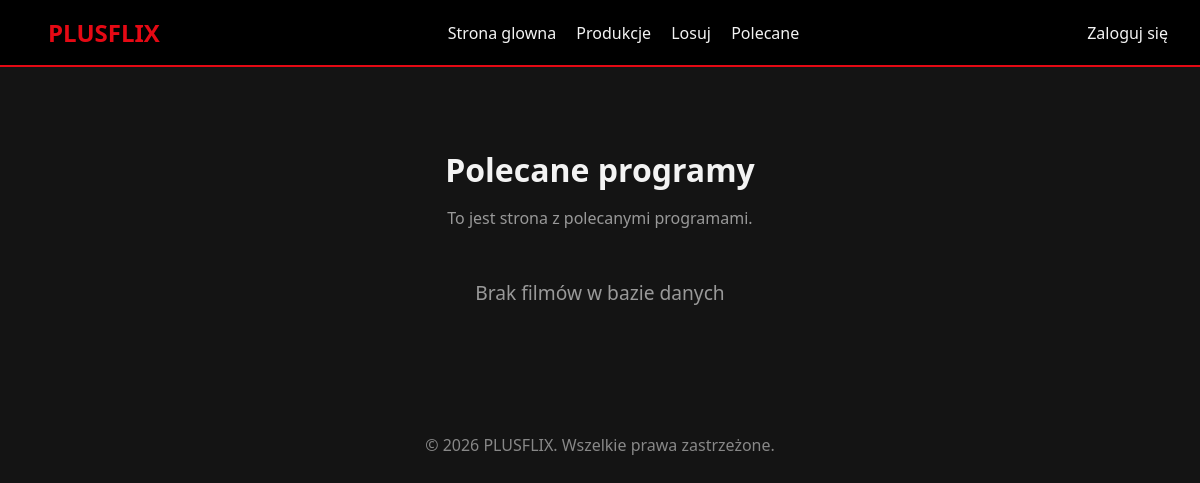
The page /recommended on the database as committed earlier.
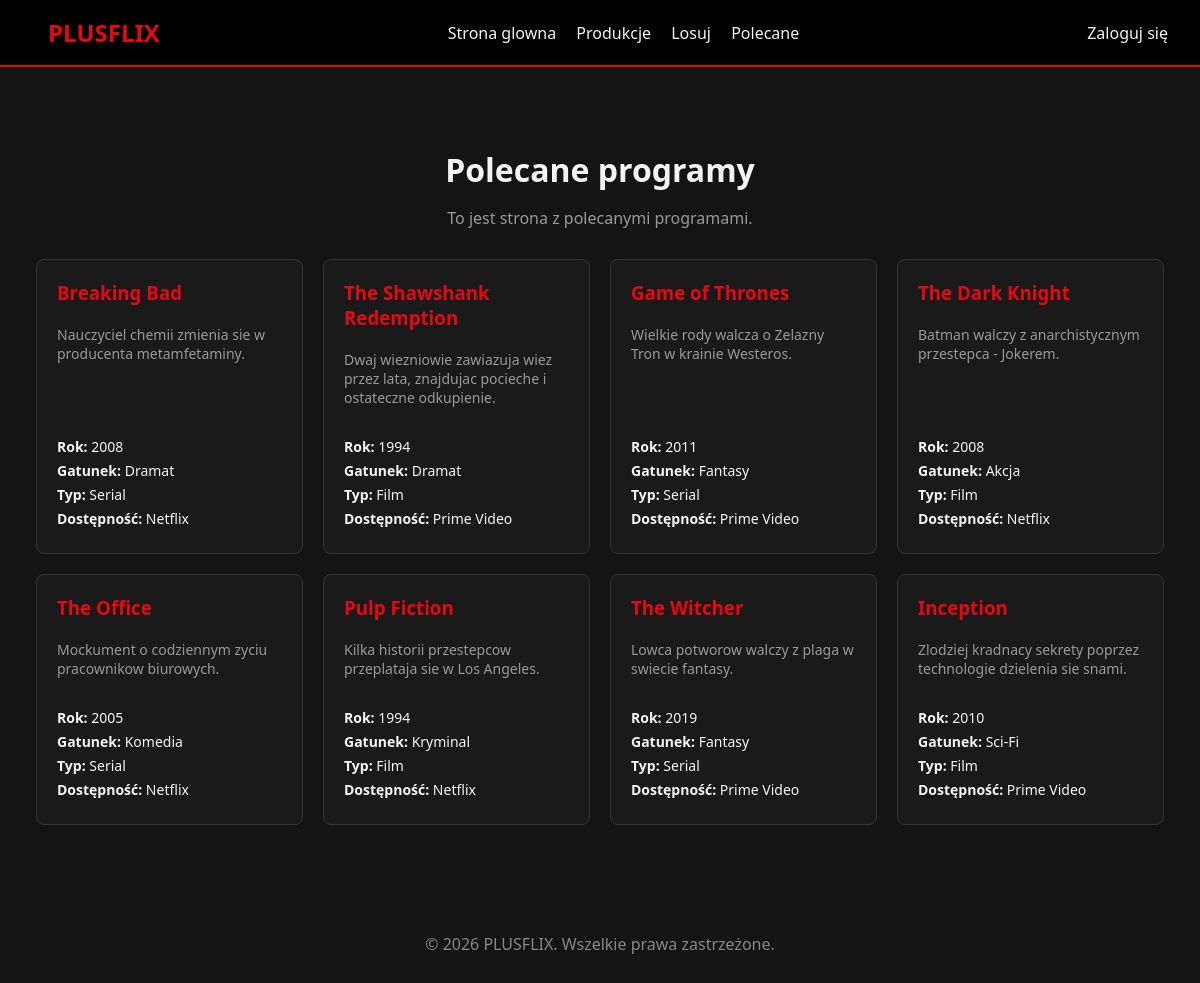
The same page on the database as committed later.
### tables this page shows
CREATE TABLE IF NOT EXISTS productions (
    id INT AUTO_INCREMENT PRIMARY KEY,
    title VARCHAR(255) NOT NULL,
    type VARCHAR(50) NOT NULL,
    genre_id INT,
    description TEXT,
    streaming_platforms_id INT,
    year INT,
    rating DECIMAL(3,1),
    created_at TIMESTAMP DEFAULT CURRENT_TIMESTAMP,
    FOREIGN KEY (genre_id) REFERENCES genres(id),
    FOREIGN KEY (streaming_platforms_id) REFERENCES streaming_platforms(id)
    );

CREATE TABLE IF NOT EXISTS genres (
    id INT AUTO_INCREMENT PRIMARY KEY,
    name VARCHAR(100) NOT NULL UNIQUE
);

CREATE TABLE IF NOT EXISTS streaming_platforms (
    id INT AUTO_INCREMENT PRIMARY KEY,
    name VARCHAR(100) NOT NULL,
    price DECIMAL(10,2),
    offer TEXT
    );

### app/Controllers/Recommended.php (called while the page is built, shortened)
<?php
class Recommended extends Controller {
    private $recommendedModel;
    public function __construct() {
        $this->recommendedModel = $this->model('Recommended');
    }
    public function index(): void {
        $recommended = $this->recommendedModel->getAllMovies();
        $data = [
            'title' => 'Polecane programy',
            'description' => 'To jest strona z polecanymi programami.',
            'series' => $recommended
        ];
        $this->view('pages/recommended', $data);
    }
}
?>

### core/Router.php (called while the page is built, shortened)
<?php
class Router {
    protected string $currentMethod = 'index';
    public function __construct() {
        $url = $this->getUrl();
        if ($url && strtolower($url[0]) === 'detail') {
            $this->currentController = 'App\\Controllers\\Pages';
            $this->currentMethod = 'detail';
            unset($url[0]);
        } elseif ($url && file_exists('../app/Controllers/' . ucwords($url[0]) . '.php')) {
            unset($url[0]);
        }
        $this->currentController = new $this->currentController;
        $this->params = $url ? array_values($url) : [];
        call_user_func_array([$this->currentController, $this->currentMethod], $this->params);
    }
    public function getUrl(): ?array {
        if (isset($_GET['url'])) {
            $url = rtrim($_GET['url'], '/');
            $url = filter_var($url, FILTER_SANITIZE_URL);
            return explode('/', $url);
        }
        return null;
    }
}

### public/index.php (called while the page is built, shortened)
<?php
spl_autoload_register(function($className) {
    $className = str_replace('\\', '/', $className);
    $file = '../' . $className . '.php';
});
$init = new Router();

### core/Database.php (called while the page is built, shortened)
<?php
class Database {
    private string $host = DB_HOST;
    private string $user = DB_USER;
    private string $pass = DB_PASS;
    private string $dbname = DB_NAME;
    private ?PDO $dbh = null;
    private $stmt;
    public function __construct() {
        $dsn = 'mysql:host=' . $this->host . ';dbname=' . $this->dbname;
        $options = [
            PDO::ATTR_PERSISTENT => true,
            PDO::ATTR_ERRMODE => PDO::ERRMODE_EXCEPTION,
            PDO::ATTR_DEFAULT_FETCH_MODE => PDO::FETCH_OBJ
        ];
        try {
            $this->dbh = new PDO($dsn, $this->user, $this->pass, $options);
        } catch (PDOException $e) {
            $this->error = $e->getMessage();
            echo "Błąd połączenia: " . $this->error;
        }
    }
    public function query(string $sql): void {
        $this->stmt = $this->dbh->prepare($sql);
    }
    public function execute(): bool {
        return $this->stmt->execute();
    }
    public function resultSet(): array {
        $this->execute();
        return $this->stmt->fetchAll();
    }
}

### app/Models/Recommended.php (called while the page is built, shortened)
<?php
class Recommended {
    private Database $db;
    public function __construct(Database $db) {
        $this->db = $db;
    }
    public function getAllMovies() {
        $this->db->query('SELECT id FROM productions');
        $movies = $this->db->resultSet();
        $this->db->query('SELECT p.*, g.name as genre, sp.name as streaming_platforms FROM productions p LEFT JOIN genres g ON p.genre_id = g.id LEFT JOIN streaming_platforms sp ON p.streaming_platforms_id = sp.id ORDER BY p.watchlist_count DESC, p.rating DESC, p.year DESC LIMIT 8');
        return $this->db->resultSet();
    }
}
?>

### app/Views/pages/recommended.php (the view, shortened to what this page needs)
<div class="page-container">
    <h1 class="page-title"><?php echo isset($title) ? htmlspecialchars($title) : ''; ?></h1>
    <p class="page-description"><?php echo isset($description) ? htmlspecialchars($description) : ''; ?></p>
    <?php if (empty($series)): ?>
        <p class="no-results">Brak filmów w bazie danych</p>
    <?php else: ?>
        <div class="movies-grid">
            <?php foreach($series as $item): ?>
                <a href="<?php echo URLROOT; ?>/pages/detail/<?php echo $item->id; ?>" class="movie-card-link">
                    <div class="movie-card">
                        <h3 class="movie-title"><?php echo $item->title; ?></h3>
                        <p class="movie-description"><?php echo $item->description; ?></p>
                        <div class="movie-details">
                            <p><strong>Rok:</strong> <?php echo $item->year; ?></p>
                            <p><strong>Gatunek:</strong> <?php echo $item->genre; ?></p>
                            <p><strong>Typ:</strong> <?php echo $item->type; ?></p>
                            <p><strong>Dostępność:</strong> <?php echo $item->streaming_platforms; ?></p>
                        </div>
                    </div>
                </a>
            <?php endforeach; ?>
        </div>
    <?php endif; ?>
</div>

Rows that differ between the two databases and show on the page:
added productions: title "Breaking Bad", description "Nauczyciel chemii zmienia sie w producenta metamfetaminy.", year "2008", genre.name "Dramat", type "Serial", streaming_platforms.name "Netflix"
added productions: title "The Shawshank Redemption", description "Dwaj wiezniowie zawiazuja wiez przez lata, znajdujac pocieche i ostateczne odkupienie.", year "1994", genre.name "Dramat", type "Film", streaming_platforms.name "Prime Video"
added productions: title "Game of Thrones", description "Wielkie rody walcza o Zelazny Tron w krainie Westeros.", year "2011", genre.name "Fantasy", type "Serial", streaming_platforms.name "Prime Video"
added productions: title "The Dark Knight", description "Batman walczy z anarchistycznym przestepca - Jokerem.", year "2008", genre.name "Akcja", type "Film", streaming_platforms.name "Netflix"
added productions: title "The Office", description "Mockument o codziennym zyciu pracownikow biurowych.", year "2005", genre.name "Komedia", type "Serial", streaming_platforms.name "Netflix"
added productions: title "Pulp Fiction", description "Kilka historii przestepcow przeplataja sie w Los Angeles.", year "1994", genre.name "Kryminal", type "Film", streaming_platforms.name "Netflix"
added productions: title "The Witcher", description "Lowca potworow walczy z plaga w swiecie fantasy.", year "2019", genre.name "Fantasy", type "Serial", streaming_platforms.name "Prime Video"
added productions: title "Inception", description "Zlodziej kradnacy sekrety poprzez technologie dzielenia sie snami.", year "2010", genre.name "Sci-Fi", type "Film", streaming_platforms.name "Prime Video"
Other text that changed with them:
text no longer shown: "Brak filmów w bazie danych"
